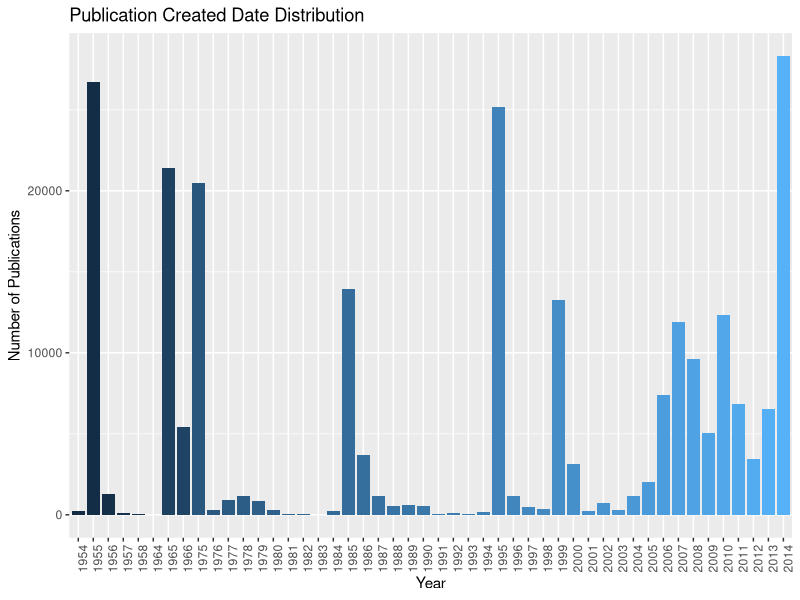

The R source for this figure:
rm(list=ls())
library(ggplot2)
library(reshape2)
library(gridExtra)

crDates <- read.csv("../data/medline/created_date_raw.csv", stringsAsFactor=FALSE)

getAggregate <- function(funcName, pivot, pnames){
    pubStats <- aggregate(list(crDates$count), pivot, FUN=funcName)
    names(pubStats) <- pnames
    pubStats
}

yearWise <- getAggregate(sum, list(crDates$year), c("year","count")) 
ggplot(yearWise, aes(x = as.factor(year), y = count, fill = year)) +
    ylab("Number of Publications") + xlab("Year") + ggtitle("Publication Created Date Distribution") +
    geom_bar(stat = "identity") + theme(axis.text.x = element_text(angle = 90, hjust = 1), 
                                        legend.position = "none")
